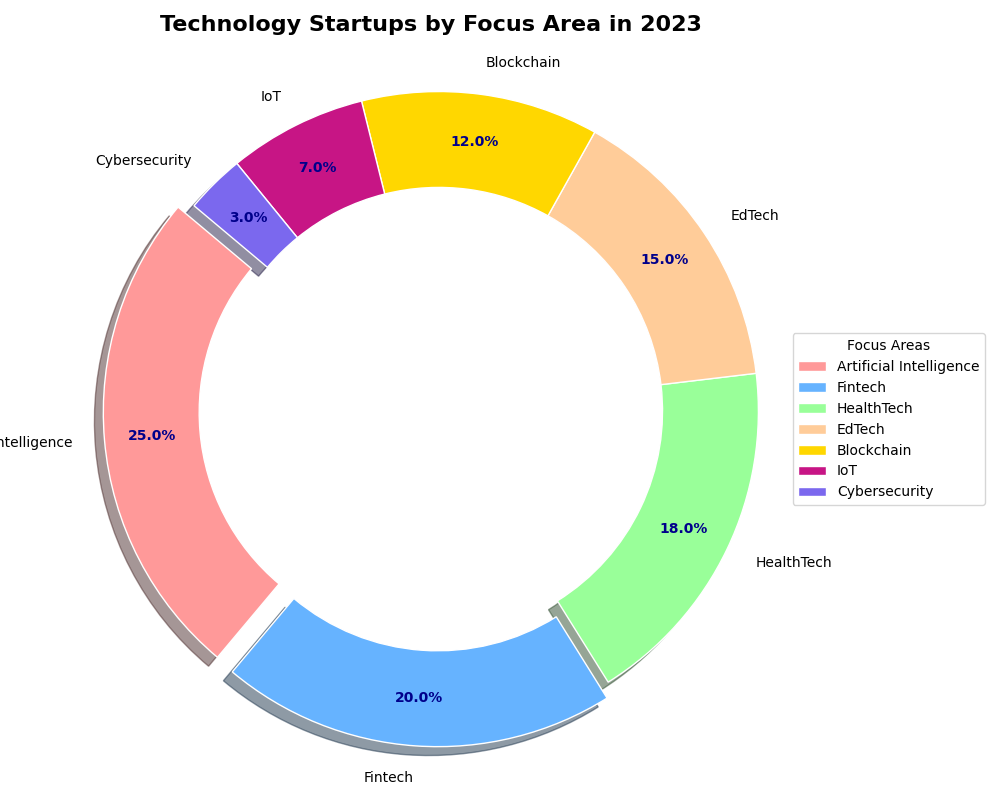

Python code for this plot:
import matplotlib.pyplot as plt
import numpy as np

# Backstory: In recent years, the world has seen an unprecedented rise in technology startups innovating across various sectors. This chart presents the distribution of technology startups by their primary focus areas in 2023.
focus_areas = ['Artificial Intelligence', 'Fintech', 'HealthTech', 'EdTech', 'Blockchain', 'IoT', 'Cybersecurity']
percentages = [25, 20, 18, 15, 12, 7, 3]  # Hypothetical percentage distribution

# Define colors for each segment
colors = ['#FF9999', '#66B3FF', '#99FF99', '#FFCC99', '#FFD700', '#C71585', '#7B68EE']

# Customizing the pie chart
fig, ax = plt.subplots(figsize=(10, 8))

# Explode the segments slightly for emphasis
explode = (0.05, 0.05, 0, 0, 0, 0, 0)

# Plotting the pie chart with some segments exploded
wedges, texts, autotexts = ax.pie(percentages, labels=focus_areas, autopct='%1.1f%%',
                                  startangle=140, colors=colors, pctdistance=0.85,
                                  wedgeprops=dict(width=0.3, edgecolor='w'), explode=explode, shadow=True)

# Draw the circle for the donut hole
centre_circle = plt.Circle((0, 0), 0.70, fc='white')
fig.gca().add_artist(centre_circle)

# Equal aspect ratio ensures that pie is drawn as a circle
plt.axis('equal')  

# Title of the chart
ax.set_title("Technology Startups by Focus Area in 2023", fontsize=16, fontweight='bold', pad=20)

# Adding a legend
ax.legend(wedges, focus_areas, title="Focus Areas", loc="center left", bbox_to_anchor=(1, 0, 0.5, 1))

# Customize the autotexts to enhance readability
for autotext in autotexts:
    autotext.set_color('darkblue')
    autotext.set_fontsize(10)
    autotext.set_fontweight('bold')

# Automatically adjust layout to prevent overlap
plt.tight_layout()

# Display the plot
plt.show()
